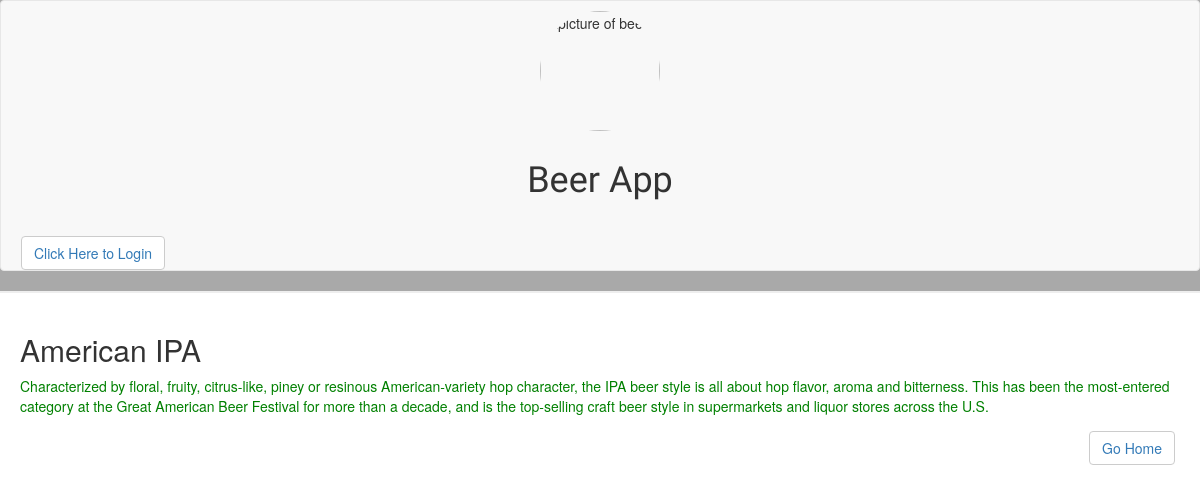
Page /beer/2/4/ on the committed database.
### database_setup.py (models this page shows, shortened)
class MenuItem(Base):
    __tablename__ = 'menu_item'
    name = Column(String(80), nullable = False)
    id = Column(Integer, primary_key = True)
    description = Column(String(250))
    beer_id = Column(Integer, ForeignKey('beer.id'))
    beer = relationship(Beer)
    user_id = Column(Integer, ForeignKey('user.id'))
    uer = relationship(User)

### project.py (the view)
@app.route('/beer/<int:beer_id>/<int:menu_id>/')
def showItem(beer_id, menu_id):
    items = session.query(MenuItem).filter_by(
        id=menu_id).one()
    return render_template('item.html', items=items, login=login_session)

### templates/item.html (shortened to what this page needs)
<html>
<head>
	<link rel=stylesheet type=text/css href="{{ url_for('static', filename='styles.css') }}">
	<link rel=stylesheet type=text/css href="{{ url_for('static', filename='bootstrap.min.css') }}">
</head>
<body>
<header>
	<nav class= "navbar navbar-default">
		<div class="container-fluid">
			<div class="row">
				<img src="{{ url_for('static', filename='drink-beer.jpg') }}" class="logo" alt="picture of beer">
				<h1 class="app">Beer App</h1>
			</div>
		</div>
		<div class="col-xs-8">
			{%if 'username' not in login %}
			<button class="btn btn-default"><a href="{{url_for('showLogin')}}">Click Here to Login </a></button>
			{% else %}
			<button class="btn btn-default"><a href="{{url_for('gdisconnect')}}">Logout </a></button>
			{% endif %}
		</div>
</header>
<div class = 'pane'>
	    <h2>{{items.name}}</h2>
		<p>{{items.description}}</p>
       	<button class="btn btn-default go-home-button"><a href="{{ url_for('showAll') }}">Go Home </a></button>
    </div>
</body>
</html>

### static/styles.css (style rules this page uses)
header { border-bottom: 2px solid #eee; background-color: #A9A9A9; }
body { display: flex; flex-direction: column; max-width: 100%; min-width: 200px; margin: 48px auto 32px; font-family: 'Titillium Web', sans-serif; background-image: }
p { color: green; }
a { text-decoration: none; font-size: 1em; }
.app { padding-top: 10px; padding-bottom: 10px; text-align: center; font-family: 'Rammetto One', cursive; }
.logo { height: 120px; width: 120px; border-radius: 50%; justify-content: flex-start; margin-top: 50px; margin-bottom: 10px; align-items: center; display: block; margin: 0 auto; }
.pane { padding:20px; }
.btn { padding:5px 15px; background:#ccc; border:0 none; cursor:pointer; -webkit-border-radius: 5px; border-radius: 5px; margin: 5px; text-decoration: none; }
.go-home-button { display: block; float: right; }
.container-fluid { padding: 5px; margin: 5px; border-color: #999999; background-color: ##696969; }

### rows in the picture
MenuItem: name "American IPA", description "Characterized by floral, fruity, citrus-like, piney or resinous American-variety hop character, the IPA beer style is all about hop flavor, aroma and bitterness. This has been the most-entered category at the Great American Beer Festival for more than a decade, and is the top-selling craft beer style in supermarkets and liquor stores across the U.S."
